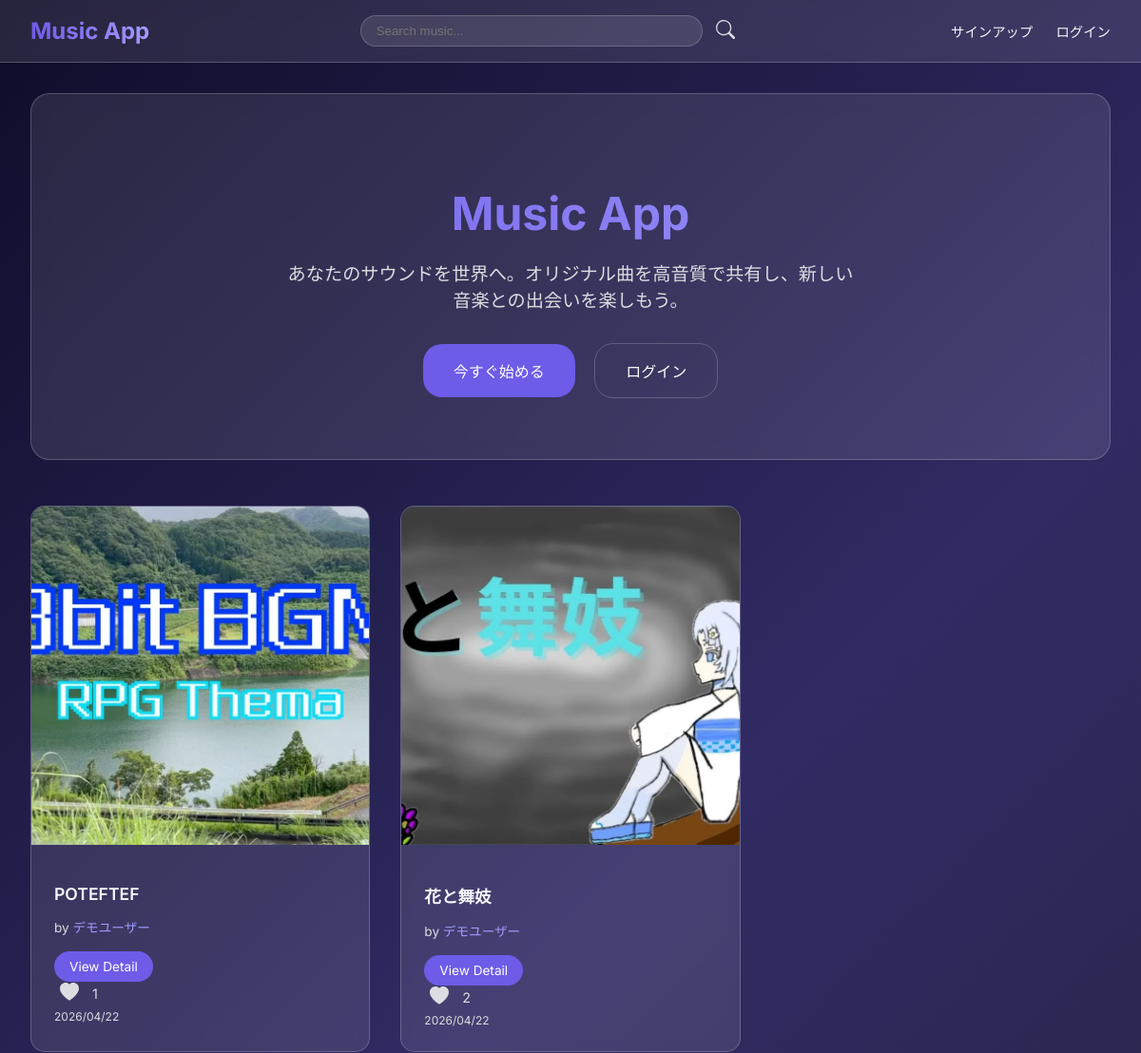
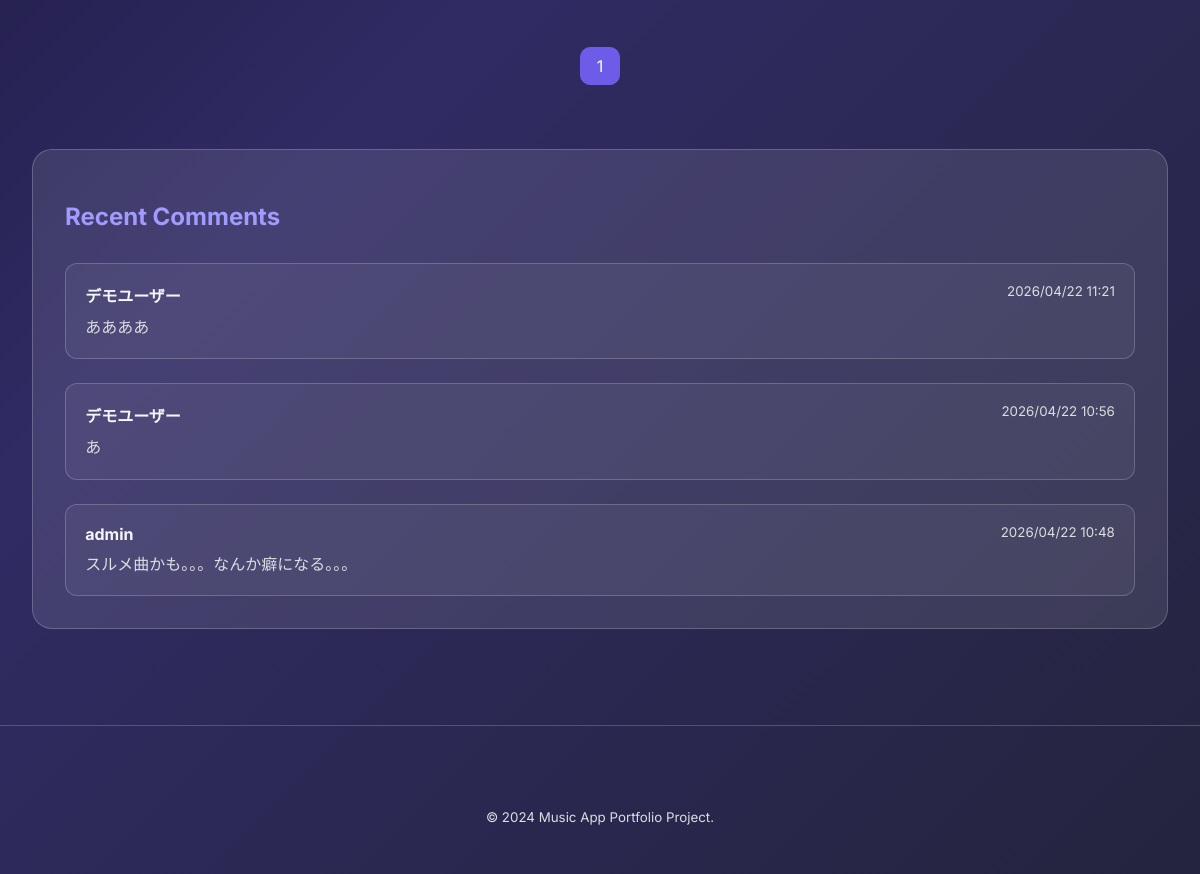
The page / on the database its author committed (2 pictures, top to bottom).
### musicapp/models.py (models this page shows, shortened)
class MusicPost(models.Model):
    user = models.ForeignKey(
        CustomUser,
        verbose_name='ユーザー',
        on_delete=models.CASCADE
    )
    title = models.CharField(
        verbose_name = 'タイトル',
        max_length = 200,
    )
    content = models.TextField(
        verbose_name = '本文',
    )
    image = models.ImageField(
        verbose_name='画像ファイル',
        upload_to='images/',  # 画像ファイルが保存されるディレクトリ
    )
    music_file = models.FileField(
        verbose_name='音楽ファイル',
        upload_to='music_files/',
    )
    posted_at = models.DateTimeField(
        verbose_name= '投稿日時',
        auto_now_add= True,
    )
    likes = models.ManyToManyField(
        CustomUser,
        verbose_name='いいね',
        related_name='liked_music',
        blank=True
    )
    def total_likes(self):
        return self.likes.count()

class Comment(models.Model):
    user = models.ForeignKey(
        CustomUser,
        verbose_name='ユーザー',
        on_delete=models.CASCADE
        )
    comments = models.TextField(
        verbose_name='コメント',
        )
    posted_at =models.DateTimeField(
        verbose_name='投稿日時',
        auto_now_add=True
        )

### accounts/models.py (models this page shows)
class CustomUser(AbstractUser):
    pass

### musicapp/views.py (the view)
# urls.py: path('',views.index_view,name='index'),
def index_view(request):
    query = request.GET.get('search')
    if query:
        records = MusicPost.objects.filter(
            Q(title__icontains=query) | Q(content__icontains=query)
        ).order_by('-posted_at')
    else:
        records = MusicPost.objects.all().order_by('-posted_at')
    comments = Comment.objects.all().order_by('-posted_at')
    paginator = Paginator(records, 9)
    page_number = request.GET.get('page', 1)
    pages = paginator.page(page_number)
    return render(request, 'index.html', {
        'page_obj': pages,
        'comments': comments
    })

### musicapp/templates/index.html (shortened to what this page needs)
{% extends 'base.html' %}
    {% block contents %}
    {% include "music_title.html" %}
    {% include "music_list.html" %}
    {% include "pagination.html" %}
    {% include "comment.html" %}
{% endblock %}

### musicapp/templates/music_list.html
{% load static %}
<div class="album-container">
    {% for record in page_obj %}
    <div class="music-card">
        <div class="card-image-wrapper">
            {% if record.image %}
                <img src="{{ record.image.url }}" alt="{{ record.title }}">
            {% else %}
                <div style="background: var(--glass-bg); display: flex; align-items: center; justify-content: center; height: 100%;">
                    <span style="color: var(--text-muted);">No Image</span>
                </div>
            {% endif %}
        </div>
        <div class="card-content">
            <h3 class="card-title">{{ record.title }}</h3>
            <p class="card-author">
                by <a href="{% url 'musicapp:user_list' user=record.user.id %}" style="color: var(--secondary-color); text-decoration: none;">{{ record.user.username }}</a>
            </p>
            <div class="d-flex justify-content-between align-items-center">
                <a href="{% url 'musicapp:photo_detail' record.pk %}" class="btn-view">View Detail</a>
                <div class="like-section" style="display: flex; align-items: center; gap: 0.5rem;">
                    <button class="like-btn" data-id="{{ record.pk }}" style="background: none; border: none; cursor: pointer; color: {% if user in record.likes.all %}#e74c3c{% else %}var(--text-muted){% endif %}; transition: transform 0.2s;">
                        <svg xmlns="http://www.w3.org/2000/svg" width="20" height="20" fill="currentColor" viewBox="0 0 16 16">
                            <path d="M8 1.314C12.438-3.248 23.534 4.735 8 15-7.534 4.736 3.562-3.248 8 1.314z"/>
                        </svg>
                    </button>
                    <span class="like-count" data-id="{{ record.pk }}" style="font-size: 0.9rem; color: var(--text-muted);">{{ record.total_likes }}</span>
                </div>
                <small style="color: var(--text-muted); font-size: 0.75rem;">{{ record.posted_at|date:"Y/m/d" }}</small>
            </div>
        </div>
    </div>
    {% endfor %}
</div>

### musicapp/templates/comment.html (shortened to what this page needs)
<div style="margin-top: 4rem; padding: 2rem; background: var(--glass-bg); border-radius: 20px; border: 1px solid var(--glass-border);">
    <h2 style="margin-bottom: 2rem; font-size: 1.5rem; color: var(--secondary-color);">Recent Comments</h2>
    <div style="display: flex; flex-direction: column; gap: 1.5rem;">
        {% for comment in comments %}
        <div style="background: rgba(255,255,255,0.05); padding: 1.2rem; border-radius: 12px; border: 1px solid var(--glass-border);">
            <div style="display: flex; justify-content: space-between; align-items: flex-start; margin-bottom: 0.5rem;">
                <strong style="color: var(--text-light);">{{ comment.user.username }}</strong>
                <small style="color: var(--text-muted);">{{ comment.posted_at|date:"Y/m/d H:i" }}</small>
            </div>
            <p style="margin: 0; line-height: 1.5; color: var(--text-muted);">{{ comment.comments }}</p>
        </div>
        {% empty %}
        <p style="color: var(--text-muted); text-align: center;">コメントはまだありません。</p>
        {% endfor %}
    </div>
</div>

### static/css/style.css (style rules this page uses)
:root { --primary-color: #6c5ce7; --secondary-color: #a29bfe; --bg-dark: #0f0c29; --bg-gradient: linear-gradient(135deg, #0f0c29, #302b63, #24243e); --glass-bg: rgba(255, 255, 255, 0.1); --glass-border: rgba(255, 255, 255, 0.2); --text-light: #f5f6fa; --text-muted: #dcdde1; }
* { box-sizing: border-box; }
body { margin: 0; font-family: 'Inter', -apple-system, BlinkMacSystemFont, "Segoe UI", Roboto, sans-serif; background: var(--bg-gradient); background-attachment: fixed; color: var(--text-light); min-height: 100vh; }
.album-container { display: grid; grid-template-columns: repeat(auto-fill, minmax(280px, 1fr)); gap: 2rem; margin-top: 2rem; }
.music-card { background: var(--glass-bg); backdrop-filter: blur(5px); -webkit-backdrop-filter: blur(5px); border: 1px solid var(--glass-border); border-radius: 15px; overflow: hidden; transition: transform 0.3s ease, box-shadow 0.3s ease; }
.card-image-wrapper { position: relative; width: 100%; padding-top: 100%; }
.card-image-wrapper img { position: absolute; top: 0; left: 0; width: 100%; height: 100%; object-fit: cover; }
.card-content { padding: 1.5rem; }
.card-title { font-size: 1.1rem; font-weight: 600; margin-bottom: 0.5rem; }
.card-author { font-size: 0.85rem; color: var(--text-muted); margin-bottom: 1rem; }
.btn-view { display: inline-block; background: var(--primary-color); color: white; padding: 0.5rem 1rem; border-radius: 20px; text-decoration: none; font-size: 0.85rem; transition: background 0.3s ease; }

### rows shown on the page
MusicPost: image (placeholder picture), title "POTEFTEF", user.username "デモユーザー", total_likes "1", posted_at "2026/04/22"
MusicPost: image (placeholder picture), title "花と舞妓", user.username "デモユーザー", total_likes "2", posted_at "2026/04/22"
Comment: user.username "デモユーザー", posted_at "2026/04/22 11:21", comments "ああああ"
Comment: user.username "デモユーザー", posted_at "2026/04/22 10:56", comments "あ"
Comment: user.username "admin", posted_at "2026/04/22 10:48", comments "スルメ曲かも。。。なんか癖になる。。。"

### other values the page prints
{{ num }} "1"
